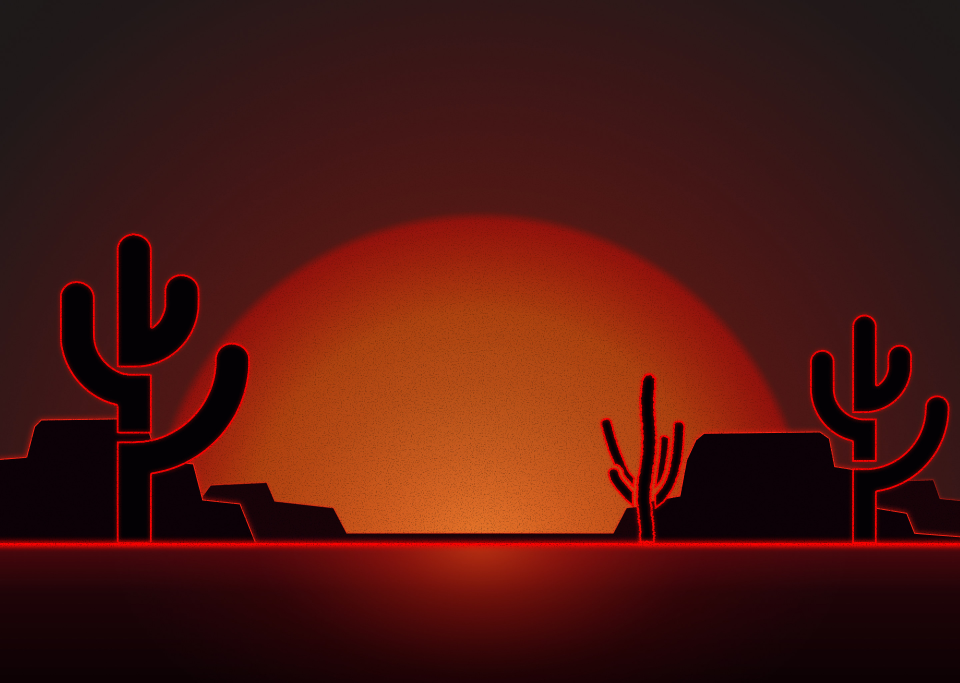
#> input picture scripts/bg/source/cactus-desktop.jpg, 2880 x 2048 px (shown at 1/3 size); its folder holds 2 pictures in this run
$ python make-dark.py
#> lines starting #> are read from the running program, lines starting #| are printed output that depends on the picture
#!/usr/bin/env python3 -I
"""D176 (Heston, Nov 15, option A): the cactus scene smaller (80 %, anchored to the bottom) and darker (the sky and the sun's
glow pulled down with a gamma of 1.5), its edges fading into the page black (#030104), so the red outlines and the horizon line
stay and the glow is less. The sources are the Figma exports (scripts/bg/source). Run from the repo root:
  python3 -I scripts/bg/make-dark.py"""
import os
import numpy as np
from PIL import Image
ROOT = os.path.join(os.path.dirname(os.path.abspath(__file__)), "..", "..")
SCALE, GAMMA, FEATHER, BASE = 0.8, 1.5, 0.12, (3, 1, 4)
for name in ("desktop", "phone"):
    src = Image.open(os.path.join(ROOT, "scripts", "bg", "source", f"cactus-{name}.jpg")).convert("RGB")
#> src is the input picture: PIL image 2880x2048 RGB; mean R, G, B 77.1, 23.8, 16.5
    W, H = src.size
#> W = 2880; H = 2048
    w, h = int(W * SCALE), int(H * SCALE)
#> w = 2304; h = 1638
    a = (np.asarray(src.resize((w, h), Image.LANCZOS)).astype(float) / 255) ** GAMMA
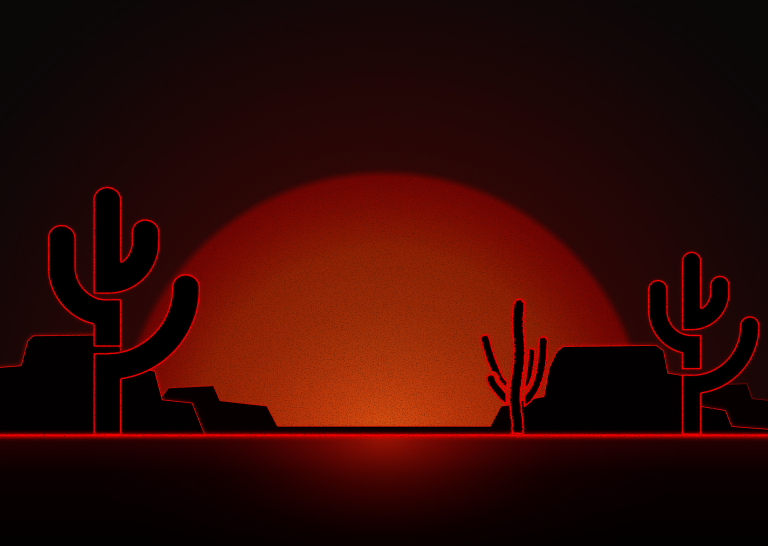
#> a: shape (1638, 2304, 3) float64 (shown at 1/3 size); mean R, G, B 0.2, 0.0371, 0.018
    img = Image.fromarray((a * 255).astype("uint8"))
    f = max(1, int(FEATHER * w))
#> f = 276
    xs = np.minimum(1, np.minimum(np.arange(w), np.arange(w)[::-1]) / f)
    ys = np.minimum(1, np.arange(h) / f)  # fades at the top and the sides, never at the bottom
#> ys = 1638 values from 0 to 1
    mask = Image.fromarray((np.outer(ys, xs) * 255).astype("uint8"))
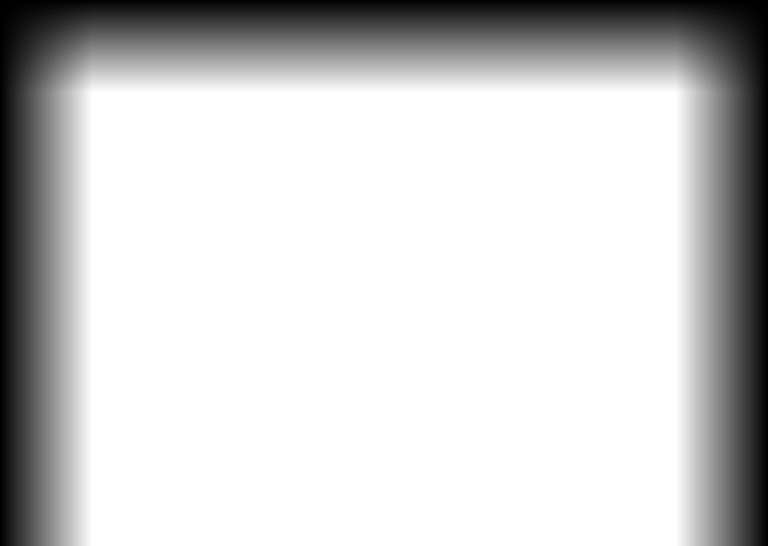
#> mask: PIL image 2304x1638 L (shown at 1/3 size); min 0, max 255, mean 205.2
    out = Image.new("RGB", (W, H), BASE)
    out.paste(img, ((W - w) // 2, H - h), mask)
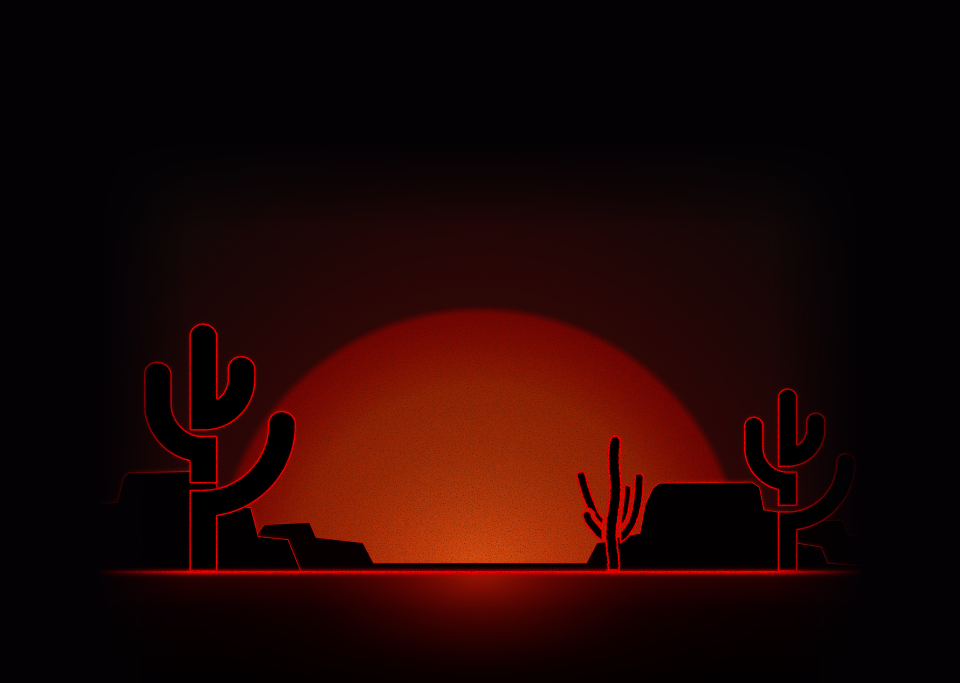
#> out: PIL image 2880x2048 RGB (shown at 1/3 size); mean R, G, B 31.3, 5.6, 3.9
    out.save(os.path.join(ROOT, "public", "bg", f"cactus-{name}-2.jpg"), quality=88, optimize=True)
    out.save(os.path.join(ROOT, "public", "bg", f"cactus-{name}-2.webp"), quality=82, method=6)
    print(name, out.size)
#| desktop (2880, 2048)
#> pass 2 of the loop `for name in ("desktop", "phone"):`:
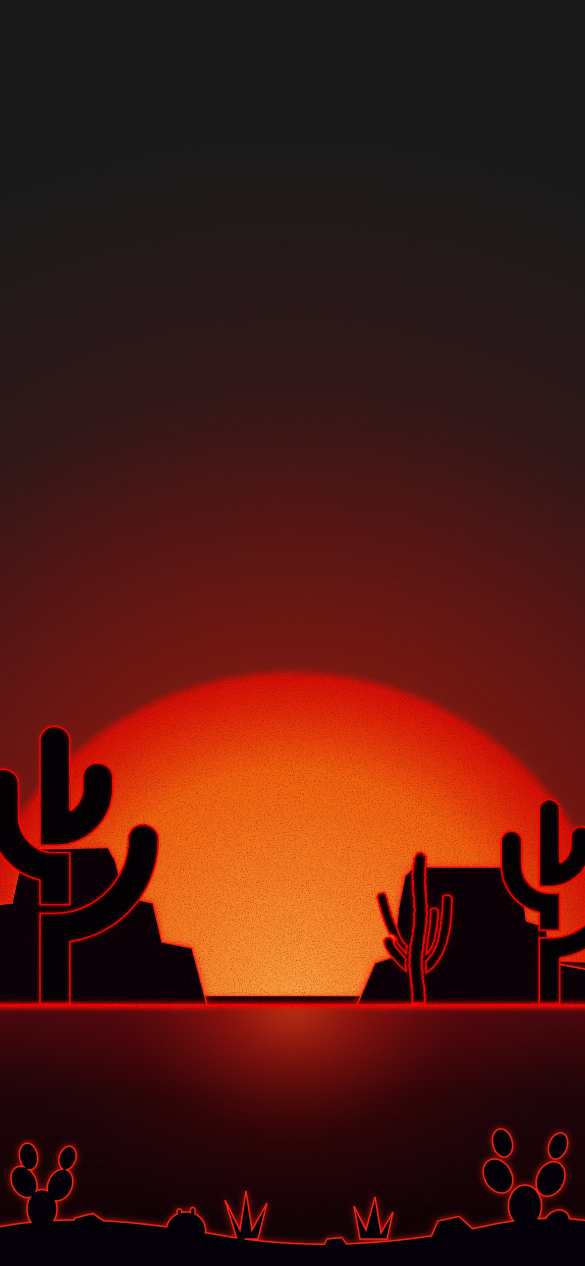
#> input picture scripts/bg/source/cactus-phone.jpg, 1170 x 2532 px (shown at 1/2 size)
#> src is the input picture: PIL image 1170x2532 RGB; mean R, G, B 76.8, 25.8, 17.7
#> a: shape (2025, 936, 3) float64
#> img: PIL image 936x2025 RGB
#> `mask = Image.fromarray((np.outer(ys, xs) * 255).astype("uint8"))`:
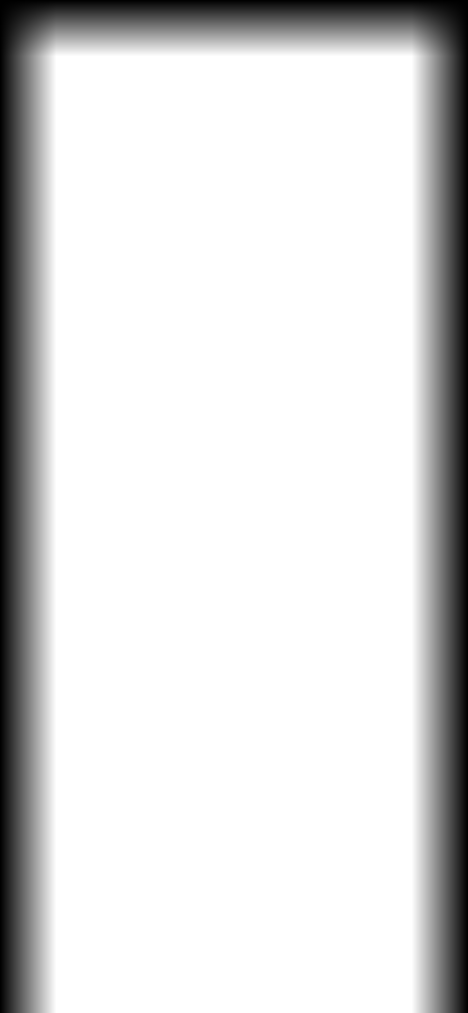
#> mask: PIL image 936x2025 L (shown at 1/2 size); min 0, max 255, mean 217.8
#> `out.paste(img, ((W - w) // 2, H - h), mask)`:
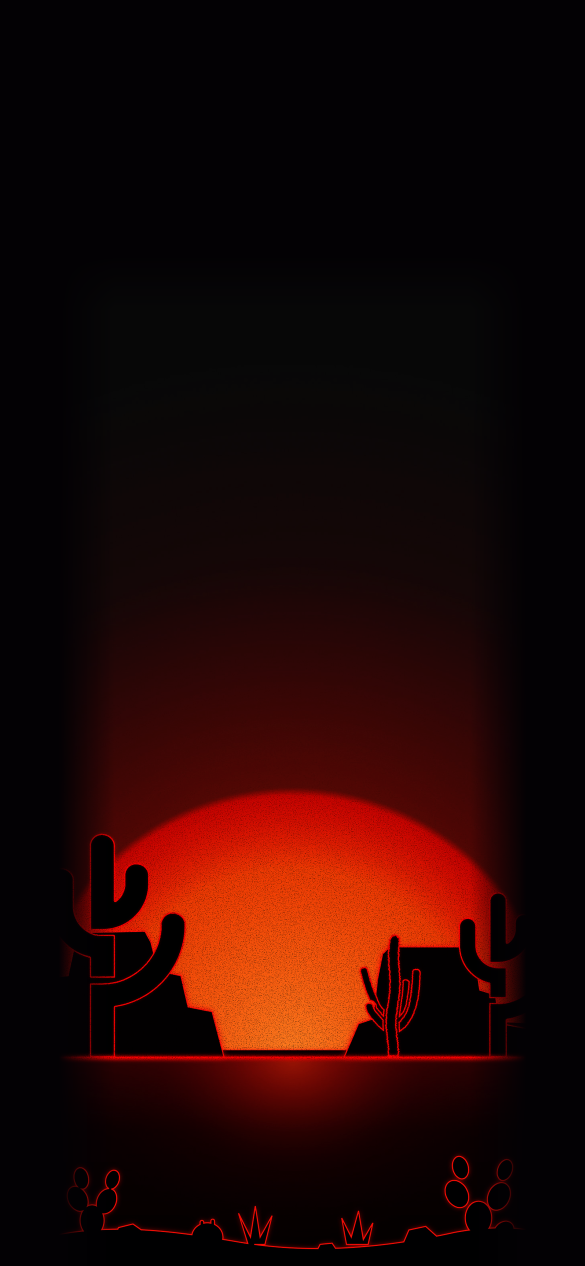
#> out: PIL image 1170x2532 RGB (shown at 1/2 size); mean R, G, B 33.3, 6.7, 4.3
#| phone (1170, 2532)
